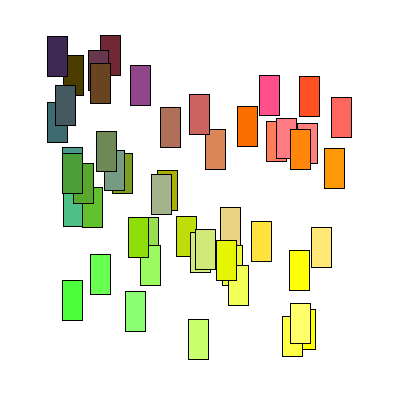
Frame 1 (no input)
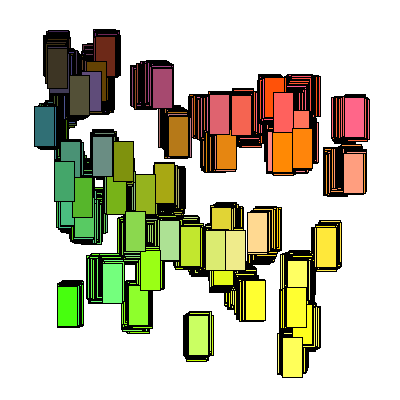
Frame 60 (the mouse pressed at the canvas centre just before this capture)
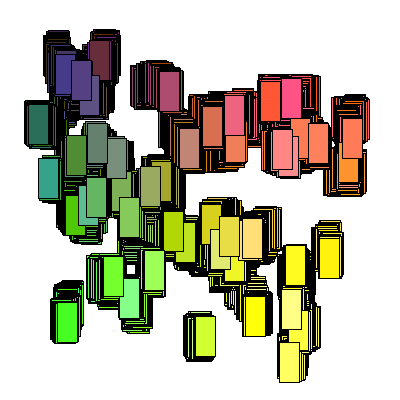
Frame 120 (the mouse held since frame 60 and released just before this capture)

The Processing sketch that drew these frames (run headless with seeded random() and noise(); from frame 60 on, the mouse is pressed at the canvas centre):

// Processing sketch: processing_23409
// ── processing_23409.pde

int num = 50;
Card[] myCard= new Card[num];  //initialize array for new array
color[] myColors = new color[6];
 
void setup(){
  
  size(400,400);
  background(255);
  smooth();
  frameRate(50);
  
  myColors[0] = color(80,140,0,random (100)); //set up color matrix
  myColors[1] = color(200,15,0,random (100));
  myColors[2] = color(155,50,0,random (100));
  myColors[3] = color(0,60,200,random (mouseX));
  myColors[4] = color(50,0,200, random (mouseY)); 
  myColors[5] = color(200,15,0,random (100));

   
  for(int i=0; i<num; i++){
  myCard[i] = new Card();
  }
}
 void draw(){
  for (int i=0; i<num; i++){
    myCard[i] .update();
    myCard[i] .draw();
  }
}
 
class Card { // establish class.
  
  float xpos = random(50,width-50);
  float ypos = random(50,height-50);
  color col = myColors[floor(random(0,6))];
  
  Card(){
  }
   
  void update(){
     
    xpos = xpos+ random(-2,2);
    ypos = ypos + random(-2,2);
  }
   
  void draw(){
    rectMode(CENTER);
     stroke(0);
     fill(xpos+4,ypos-15,random(0,150));
     rect(xpos,ypos,20,40);
   
  }
}
